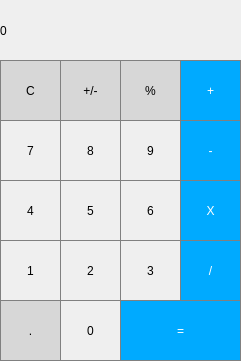
<?xml version="1.0" encoding="UTF-8"?>
<ui version="4.0">
 <class>Calculator</class>
 <widget class="QWidget" name="Calculator">
  <property name="geometry">
   <rect>
    <x>0</x>
    <y>0</y>
    <width>241</width>
    <height>361</height>
   </rect>
  </property>
  <property name="windowTitle">
   <string>Калькулятор</string>
  </property>
  <widget class="QPushButton" name="pushButton_percent">
   <property name="geometry">
    <rect>
     <x>120</x>
     <y>60</y>
     <width>61</width>
     <height>61</height>
    </rect>
   </property>
   <property name="styleSheet">
    <string notr="true">QPushButton
{
	background-color: rgb(215,215,215);
	border: 1px solid gray;
}
QPushButton:pressed
{
	background-color: qlineargradient(x1: 0, y1: 0, x2: 0, y2: 1, stop: 0 #BEBEBE, stop: 1 #D7D7D7);
}</string>
   </property>
   <property name="text">
    <string>%</string>
   </property>
  </widget>
  <widget class="QPushButton" name="pushButton_clear">
   <property name="geometry">
    <rect>
     <x>0</x>
     <y>60</y>
     <width>61</width>
     <height>61</height>
    </rect>
   </property>
   <property name="styleSheet">
    <string notr="true">QPushButton
{
	background-color: rgb(215,215,215);
	border: 1px solid gray;
}
QPushButton:pressed
{
	background-color: qlineargradient(x1: 0, y1: 0, x2: 0, y2: 1, stop: 0 #BEBEBE, stop: 1 #D7D7D7);
}</string>
   </property>
   <property name="text">
    <string>C</string>
   </property>
  </widget>
  <widget class="QLabel" name="label">
   <property name="geometry">
    <rect>
     <x>0</x>
     <y>0</y>
     <width>241</width>
     <height>61</height>
    </rect>
   </property>
   <property name="styleSheet">
    <string notr="true"> QLabel
{
	qproperty-alignment: 'AlignVCenter | AlignRight';
	border: 1px solid gray;
}

background-color : white;</string>
   </property>
   <property name="text">
    <string>0</string>
   </property>
  </widget>
  <widget class="QPushButton" name="pushButton_8">
   <property name="geometry">
    <rect>
     <x>60</x>
     <y>120</y>
     <width>61</width>
     <height>61</height>
    </rect>
   </property>
   <property name="styleSheet">
    <string notr="true">QPushButton
{
	border: 1px solid gray;
}

QPushButton:pressed
{
	background-color: qlineargradient(x1: 0, y1: 0, x2: 0, y2: 1, stop: 0 #dadbde, stop: 1 #f6f7fa);
}</string>
   </property>
   <property name="text">
    <string>8</string>
   </property>
  </widget>
  <widget class="QPushButton" name="pushButton_equals">
   <property name="geometry">
    <rect>
     <x>120</x>
     <y>300</y>
     <width>121</width>
     <height>61</height>
    </rect>
   </property>
   <property name="styleSheet">
    <string notr="true">QPushButton
{
	background-color: rgb(0, 170, 255);
	color: white;
	border: 1px solid gray;
}
QPushButton:pressed
{
	background-color: qlineargradient(x1: 0, y1: 0, x2: 0, y2: 1, stop: 0 #B0E0E6, stop: 1 #B0C4DE);
}</string>
   </property>
   <property name="text">
    <string>=</string>
   </property>
  </widget>
  <widget class="QPushButton" name="pushButton_7">
   <property name="geometry">
    <rect>
     <x>0</x>
     <y>120</y>
     <width>61</width>
     <height>61</height>
    </rect>
   </property>
   <property name="styleSheet">
    <string notr="true">QPushButton
{
	border: 1px solid gray;
}

QPushButton:pressed
{
	background-color: qlineargradient(x1: 0, y1: 0, x2: 0, y2: 1, stop: 0 #dadbde, stop: 1 #f6f7fa);
}</string>
   </property>
   <property name="text">
    <string>7</string>
   </property>
  </widget>
  <widget class="QPushButton" name="pushButton_plusMinus">
   <property name="geometry">
    <rect>
     <x>60</x>
     <y>60</y>
     <width>61</width>
     <height>61</height>
    </rect>
   </property>
   <property name="styleSheet">
    <string notr="true">QPushButton
{
	background-color: rgb(215,215,215);
	border: 1px solid gray;
}
QPushButton:pressed
{
	background-color: qlineargradient(x1: 0, y1: 0, x2: 0, y2: 1, stop: 0 #BEBEBE, stop: 1 #D7D7D7);
}</string>
   </property>
   <property name="text">
    <string>+/-</string>
   </property>
  </widget>
  <widget class="QPushButton" name="pushButton_4">
   <property name="geometry">
    <rect>
     <x>0</x>
     <y>180</y>
     <width>61</width>
     <height>61</height>
    </rect>
   </property>
   <property name="styleSheet">
    <string notr="true">QPushButton
{
	border: 1px solid gray;
}

QPushButton:pressed
{
	background-color: qlineargradient(x1: 0, y1: 0, x2: 0, y2: 1, stop: 0 #dadbde, stop: 1 #f6f7fa);
}</string>
   </property>
   <property name="text">
    <string>4</string>
   </property>
  </widget>
  <widget class="QPushButton" name="pushButton_multy">
   <property name="geometry">
    <rect>
     <x>180</x>
     <y>180</y>
     <width>61</width>
     <height>61</height>
    </rect>
   </property>
   <property name="styleSheet">
    <string notr="true">QPushButton
{
	background-color: rgb(0, 170, 255);
	color: white;
	border: 1px solid gray;
}
QPushButton:pressed
{
	background-color: qlineargradient(x1: 0, y1: 0, x2: 0, y2: 1, stop: 0 #B0E0E6, stop: 1 #B0C4DE);
}</string>
   </property>
   <property name="text">
    <string>X</string>
   </property>
  </widget>
  <widget class="QPushButton" name="pushButton_1">
   <property name="geometry">
    <rect>
     <x>0</x>
     <y>240</y>
     <width>61</width>
     <height>61</height>
    </rect>
   </property>
   <property name="styleSheet">
    <string notr="true">QPushButton
{
	border: 1px solid gray;
}

QPushButton:pressed
{
	background-color: qlineargradient(x1: 0, y1: 0, x2: 0, y2: 1, stop: 0 #dadbde, stop: 1 #f6f7fa);
}</string>
   </property>
   <property name="text">
    <string>1</string>
   </property>
  </widget>
  <widget class="QPushButton" name="pushButton_3">
   <property name="geometry">
    <rect>
     <x>120</x>
     <y>240</y>
     <width>61</width>
     <height>61</height>
    </rect>
   </property>
   <property name="styleSheet">
    <string notr="true">QPushButton
{
	border: 1px solid gray;
}

QPushButton:pressed
{
	background-color: qlineargradient(x1: 0, y1: 0, x2: 0, y2: 1, stop: 0 #dadbde, stop: 1 #f6f7fa);
}</string>
   </property>
   <property name="text">
    <string>3</string>
   </property>
  </widget>
  <widget class="QPushButton" name="pushButton_plus">
   <property name="geometry">
    <rect>
     <x>180</x>
     <y>60</y>
     <width>61</width>
     <height>61</height>
    </rect>
   </property>
   <property name="styleSheet">
    <string notr="true">QPushButton
{
	background-color: rgb(0, 170, 255);
	color: white;
	border: 1px solid gray;
}
QPushButton:pressed
{
	background-color: qlineargradient(x1: 0, y1: 0, x2: 0, y2: 1, stop: 0 #B0E0E6, stop: 1 #B0C4DE);
}</string>
   </property>
   <property name="text">
    <string>+</string>
   </property>
  </widget>
  <widget class="QPushButton" name="pushButton_0">
   <property name="geometry">
    <rect>
     <x>60</x>
     <y>300</y>
     <width>61</width>
     <height>61</height>
    </rect>
   </property>
   <property name="styleSheet">
    <string notr="true">QPushButton
{
	border: 1px solid gray;
}

QPushButton:pressed
{
	background-color: qlineargradient(x1: 0, y1: 0, x2: 0, y2: 1, stop: 0 #dadbde, stop: 1 #f6f7fa);
}</string>
   </property>
   <property name="text">
    <string>0</string>
   </property>
  </widget>
  <widget class="QPushButton" name="pushButton_minus">
   <property name="geometry">
    <rect>
     <x>180</x>
     <y>120</y>
     <width>61</width>
     <height>61</height>
    </rect>
   </property>
   <property name="styleSheet">
    <string notr="true">QPushButton
{
	background-color: rgb(0, 170, 255);
	color: white;
	border: 1px solid gray;
}
QPushButton:pressed
{
	background-color: qlineargradient(x1: 0, y1: 0, x2: 0, y2: 1, stop: 0 #B0E0E6, stop: 1 #B0C4DE);
}</string>
   </property>
   <property name="text">
    <string>-</string>
   </property>
  </widget>
  <widget class="QPushButton" name="pushButton_6">
   <property name="geometry">
    <rect>
     <x>120</x>
     <y>180</y>
     <width>61</width>
     <height>61</height>
    </rect>
   </property>
   <property name="styleSheet">
    <string notr="true">QPushButton
{
	border: 1px solid gray;
}

QPushButton:pressed
{
	background-color: qlineargradient(x1: 0, y1: 0, x2: 0, y2: 1, stop: 0 #dadbde, stop: 1 #f6f7fa);
}</string>
   </property>
   <property name="text">
    <string>6</string>
   </property>
  </widget>
  <widget class="QPushButton" name="pushButton_2">
   <property name="geometry">
    <rect>
     <x>60</x>
     <y>240</y>
     <width>61</width>
     <height>61</height>
    </rect>
   </property>
   <property name="styleSheet">
    <string notr="true">QPushButton
{
	border: 1px solid gray;
}

QPushButton:pressed
{
	background-color: qlineargradient(x1: 0, y1: 0, x2: 0, y2: 1, stop: 0 #dadbde, stop: 1 #f6f7fa);
}</string>
   </property>
   <property name="text">
    <string>2</string>
   </property>
  </widget>
  <widget class="QPushButton" name="pushButton_9">
   <property name="geometry">
    <rect>
     <x>120</x>
     <y>120</y>
     <width>61</width>
     <height>61</height>
    </rect>
   </property>
   <property name="styleSheet">
    <string notr="true">QPushButton
{
	border: 1px solid gray;
}

QPushButton:pressed
{
	background-color: qlineargradient(x1: 0, y1: 0, x2: 0, y2: 1, stop: 0 #dadbde, stop: 1 #f6f7fa);
}</string>
   </property>
   <property name="text">
    <string>9</string>
   </property>
  </widget>
  <widget class="QPushButton" name="pushButton_decimal">
   <property name="geometry">
    <rect>
     <x>0</x>
     <y>300</y>
     <width>61</width>
     <height>61</height>
    </rect>
   </property>
   <property name="styleSheet">
    <string notr="true">QPushButton
{
	background-color: rgb(215,215,215);
	border: 1px solid gray;
}
QPushButton:pressed
{
	background-color: qlineargradient(x1: 0, y1: 0, x2: 0, y2: 1, stop: 0 #BEBEBE, stop: 1 #D7D7D7);
}</string>
   </property>
   <property name="text">
    <string>.</string>
   </property>
  </widget>
  <widget class="QPushButton" name="pushButton_5">
   <property name="geometry">
    <rect>
     <x>60</x>
     <y>180</y>
     <width>61</width>
     <height>61</height>
    </rect>
   </property>
   <property name="styleSheet">
    <string notr="true">QPushButton
{
	border: 1px solid gray;
}

QPushButton:pressed
{
	background-color: qlineargradient(x1: 0, y1: 0, x2: 0, y2: 1, stop: 0 #dadbde, stop: 1 #f6f7fa);
}</string>
   </property>
   <property name="text">
    <string>5</string>
   </property>
  </widget>
  <widget class="QPushButton" name="pushButton_devide">
   <property name="geometry">
    <rect>
     <x>180</x>
     <y>240</y>
     <width>61</width>
     <height>61</height>
    </rect>
   </property>
   <property name="styleSheet">
    <string notr="true">QPushButton
{
	background-color: rgb(0, 170, 255);
	color: white;
	border: 1px solid gray;
}
QPushButton:pressed
{
	background-color: qlineargradient(x1: 0, y1: 0, x2: 0, y2: 1, stop: 0 #B0E0E6, stop: 1 #B0C4DE);
}</string>
   </property>
   <property name="text">
    <string>/</string>
   </property>
  </widget>
 </widget>
 <resources/>
 <connections/>
</ui>
